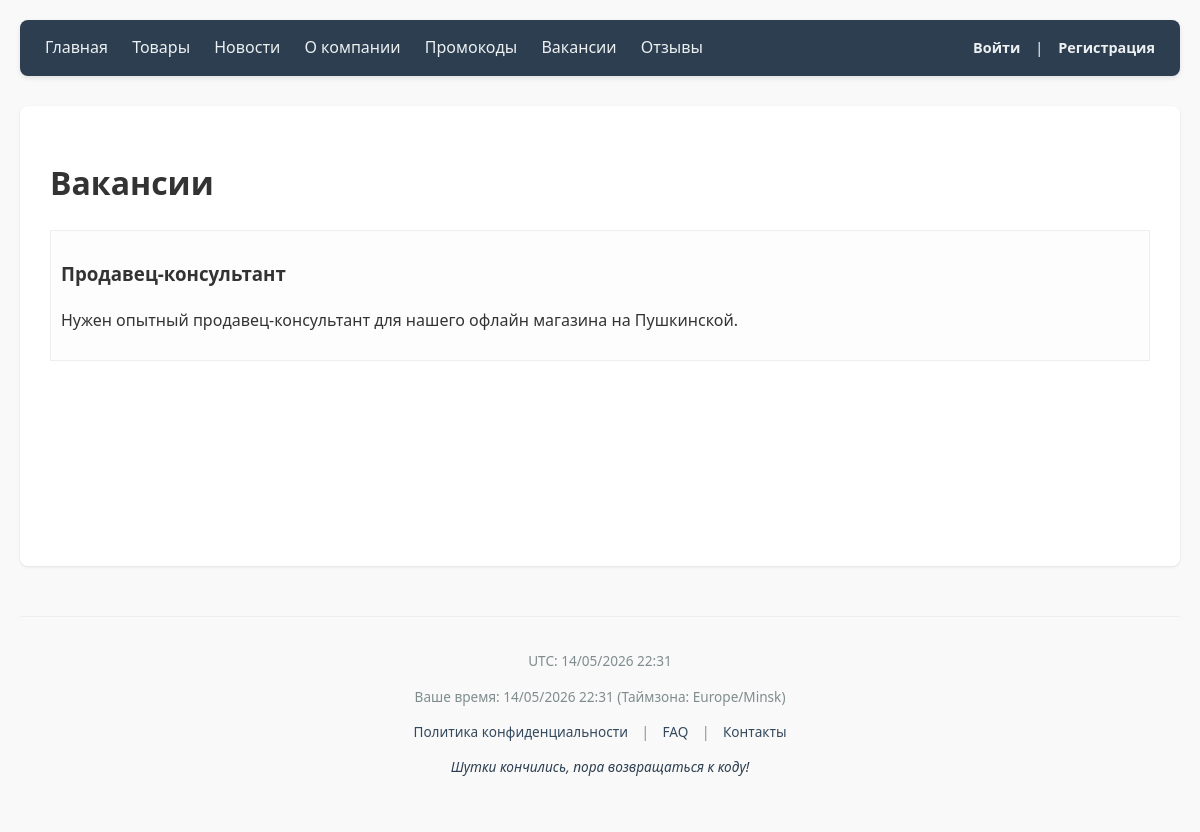
Page /vacancies/ on the committed database.
### shop/models.py (models this page shows)
class TimeStampedModel(models.Model):
    created_at = models.DateTimeField(auto_now_add=True, verbose_name="Дата добавления")
    updated_at = models.DateTimeField(auto_now=True, verbose_name="Дата изменения")
    class Meta:
        abstract = True # Это значит, что таблица в БД для этой модели создана не будет

class Vacancy(TimeStampedModel):
    title = models.CharField(max_length=200, verbose_name="Название вакансии")
    description = models.TextField(verbose_name="Описание")
    is_active = models.BooleanField(default=True, verbose_name="Открыта")
    class Meta:
        verbose_name_plural = "Вакансии"

### shop/views.py (the view)
# urls.py: re_path(r'^vacancies/$', views.vacancy_list, name='vacancy_list'),
def vacancy_list(request):
    vacancies = Vacancy.objects.filter(is_active=True)
    return render(request, 'shop/vacancies.html', {'vacancies': vacancies})

### shop/context_processors.py (called while the page is built)
def global_date_context(request):
    now = timezone.now()
    return {
        'current_utc': now, # UTC время
        'current_local': timezone.localtime(now), # Время в таймзоне из settings.py
        'user_tz': timezone.get_current_timezone_name(),
        'text_calendar': calendar.TextCalendar().formatmonth(now.year, now.month),
    }

### shop/templates/shop/vacancies.html
{% extends 'shop/base.html' %}
{% block content %}
    <h1>Вакансии</h1>
    {% for v in vacancies %}
        <div style="padding: 10px; background: #fdfdfd; border: 1px solid #eee; margin-bottom: 10px;">
            <h3>{{ v.title }}</h3>
            <p>{{ v.description }}</p>
        </div>
    {% endfor %}
{% endblock %}

### shop/templates/shop/base.html (style rules this page uses)
body { font-family: 'Segoe UI', Tahoma, Geneva, Verdana, sans-serif; margin: 0; padding: 20px; line-height: 1.6; color: #333; background-color: #f9f9f9; }

### rows in the picture
Vacancy: title "Продавец-консультант", description "Нужен опытный продавец-консультант для нашего офлайн магазина на Пушкинской."

### other values in the picture
{{ current_local|date:"d/m/Y H:i" }} "14/05/2026 22:31"
{{ user_tz }} "Europe/Minsk"
